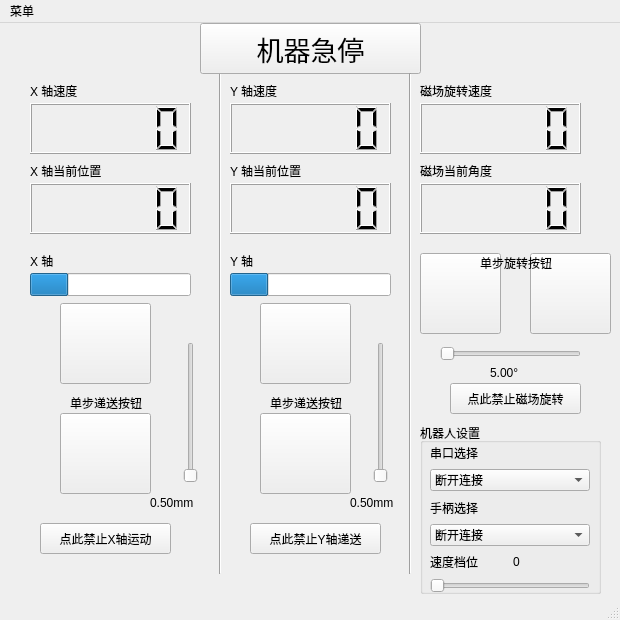
<?xml version="1.0" encoding="UTF-8"?>
<ui version="4.0">
 <class>MainWindow</class>
 <widget class="QMainWindow" name="MainWindow">
  <property name="geometry">
   <rect>
    <x>0</x>
    <y>0</y>
    <width>620</width>
    <height>620</height>
   </rect>
  </property>
  <property name="minimumSize">
   <size>
    <width>620</width>
    <height>620</height>
   </size>
  </property>
  <property name="maximumSize">
   <size>
    <width>700</width>
    <height>700</height>
   </size>
  </property>
  <property name="windowTitle">
   <string>磁场机器人专家</string>
  </property>
  <property name="windowIcon">
   <iconset resource="resources/resources.qrc">
    <normaloff>:/main_icon.png</normaloff>:/main_icon.png</iconset>
  </property>
  <widget class="QWidget" name="centralwidget">
   <widget class="QLCDNumber" name="wire_rotSpeed_lcd">
    <property name="geometry">
     <rect>
      <x>420</x>
      <y>80</y>
      <width>161</width>
      <height>51</height>
     </rect>
    </property>
    <property name="smallDecimalPoint">
     <bool>true</bool>
    </property>
   </widget>
   <widget class="QLCDNumber" name="cath_speed_lcd">
    <property name="geometry">
     <rect>
      <x>30</x>
      <y>80</y>
      <width>161</width>
      <height>51</height>
     </rect>
    </property>
    <property name="smallDecimalPoint">
     <bool>true</bool>
    </property>
    <property name="segmentStyle">
     <enum>QLCDNumber::Filled</enum>
    </property>
    <property name="value" stdset="0">
     <double>0.000000000000000</double>
    </property>
   </widget>
   <widget class="QLCDNumber" name="wire_speed_lcd">
    <property name="geometry">
     <rect>
      <x>230</x>
      <y>80</y>
      <width>161</width>
      <height>51</height>
     </rect>
    </property>
    <property name="smallDecimalPoint">
     <bool>true</bool>
    </property>
   </widget>
   <widget class="QLabel" name="label_3">
    <property name="geometry">
     <rect>
      <x>230</x>
      <y>60</y>
      <width>101</width>
      <height>16</height>
     </rect>
    </property>
    <property name="text">
     <string>Y 轴速度</string>
    </property>
   </widget>
   <widget class="QLabel" name="label_4">
    <property name="geometry">
     <rect>
      <x>420</x>
      <y>60</y>
      <width>91</width>
      <height>16</height>
     </rect>
    </property>
    <property name="text">
     <string>磁场旋转速度</string>
    </property>
   </widget>
   <widget class="QLabel" name="label_5">
    <property name="geometry">
     <rect>
      <x>30</x>
      <y>60</y>
      <width>101</width>
      <height>16</height>
     </rect>
    </property>
    <property name="text">
     <string>X 轴速度</string>
    </property>
   </widget>
   <widget class="QLCDNumber" name="cath_pos_speed_lcd">
    <property name="geometry">
     <rect>
      <x>30</x>
      <y>160</y>
      <width>161</width>
      <height>51</height>
     </rect>
    </property>
    <property name="smallDecimalPoint">
     <bool>true</bool>
    </property>
    <property name="segmentStyle">
     <enum>QLCDNumber::Filled</enum>
    </property>
    <property name="value" stdset="0">
     <double>0.000000000000000</double>
    </property>
   </widget>
   <widget class="QLabel" name="label_6">
    <property name="geometry">
     <rect>
      <x>30</x>
      <y>140</y>
      <width>101</width>
      <height>16</height>
     </rect>
    </property>
    <property name="text">
     <string>X 轴当前位置</string>
    </property>
   </widget>
   <widget class="QLCDNumber" name="wire_pos_lcd">
    <property name="geometry">
     <rect>
      <x>230</x>
      <y>160</y>
      <width>161</width>
      <height>51</height>
     </rect>
    </property>
    <property name="smallDecimalPoint">
     <bool>true</bool>
    </property>
    <property name="segmentStyle">
     <enum>QLCDNumber::Filled</enum>
    </property>
    <property name="value" stdset="0">
     <double>0.000000000000000</double>
    </property>
   </widget>
   <widget class="QLabel" name="label_7">
    <property name="geometry">
     <rect>
      <x>230</x>
      <y>140</y>
      <width>101</width>
      <height>16</height>
     </rect>
    </property>
    <property name="text">
     <string>Y 轴当前位置</string>
    </property>
   </widget>
   <widget class="QLCDNumber" name="wire_rotPos_lcd">
    <property name="geometry">
     <rect>
      <x>420</x>
      <y>160</y>
      <width>161</width>
      <height>51</height>
     </rect>
    </property>
    <property name="smallDecimalPoint">
     <bool>true</bool>
    </property>
    <property name="segmentStyle">
     <enum>QLCDNumber::Filled</enum>
    </property>
    <property name="value" stdset="0">
     <double>0.000000000000000</double>
    </property>
   </widget>
   <widget class="QLabel" name="label_8">
    <property name="geometry">
     <rect>
      <x>420</x>
      <y>140</y>
      <width>101</width>
      <height>16</height>
     </rect>
    </property>
    <property name="text">
     <string>磁场当前角度</string>
    </property>
   </widget>
   <widget class="QProgressBar" name="stroke_progress">
    <property name="geometry">
     <rect>
      <x>30</x>
      <y>250</y>
      <width>161</width>
      <height>23</height>
     </rect>
    </property>
    <property name="value">
     <number>24</number>
    </property>
    <property name="textVisible">
     <bool>false</bool>
    </property>
   </widget>
   <widget class="Line" name="line">
    <property name="geometry">
     <rect>
      <x>210</x>
      <y>50</y>
      <width>20</width>
      <height>501</height>
     </rect>
    </property>
    <property name="orientation">
     <enum>Qt::Vertical</enum>
    </property>
   </widget>
   <widget class="QLabel" name="label_9">
    <property name="geometry">
     <rect>
      <x>30</x>
      <y>230</y>
      <width>101</width>
      <height>16</height>
     </rect>
    </property>
    <property name="text">
     <string>X 轴</string>
    </property>
   </widget>
   <widget class="QPushButton" name="cath_up_button">
    <property name="geometry">
     <rect>
      <x>60</x>
      <y>280</y>
      <width>91</width>
      <height>81</height>
     </rect>
    </property>
    <property name="cursor">
     <cursorShape>PointingHandCursor</cursorShape>
    </property>
    <property name="styleSheet">
     <string notr="true">border-image: url(:/up.png);
</string>
    </property>
    <property name="text">
     <string/>
    </property>
   </widget>
   <widget class="QPushButton" name="cath_down_button">
    <property name="geometry">
     <rect>
      <x>60</x>
      <y>390</y>
      <width>91</width>
      <height>81</height>
     </rect>
    </property>
    <property name="cursor">
     <cursorShape>PointingHandCursor</cursorShape>
    </property>
    <property name="styleSheet">
     <string notr="true">border-image: url(:/down.png);</string>
    </property>
    <property name="text">
     <string/>
    </property>
   </widget>
   <widget class="QPushButton" name="wire_up_button">
    <property name="geometry">
     <rect>
      <x>260</x>
      <y>280</y>
      <width>91</width>
      <height>81</height>
     </rect>
    </property>
    <property name="cursor">
     <cursorShape>PointingHandCursor</cursorShape>
    </property>
    <property name="styleSheet">
     <string notr="true">
border-image: url(:/up.png);</string>
    </property>
    <property name="text">
     <string/>
    </property>
   </widget>
   <widget class="QPushButton" name="wire_down_button">
    <property name="geometry">
     <rect>
      <x>260</x>
      <y>390</y>
      <width>91</width>
      <height>81</height>
     </rect>
    </property>
    <property name="cursor">
     <cursorShape>PointingHandCursor</cursorShape>
    </property>
    <property name="styleSheet">
     <string notr="true">border-image: url(:/down.png);</string>
    </property>
    <property name="text">
     <string/>
    </property>
   </widget>
   <widget class="QPushButton" name="wire_clock_button">
    <property name="geometry">
     <rect>
      <x>530</x>
      <y>230</y>
      <width>81</width>
      <height>81</height>
     </rect>
    </property>
    <property name="cursor">
     <cursorShape>PointingHandCursor</cursorShape>
    </property>
    <property name="styleSheet">
     <string notr="true">border-image: url(:/clock-wise.png);
</string>
    </property>
    <property name="text">
     <string/>
    </property>
   </widget>
   <widget class="QPushButton" name="wire_antiClock_button">
    <property name="geometry">
     <rect>
      <x>420</x>
      <y>230</y>
      <width>81</width>
      <height>81</height>
     </rect>
    </property>
    <property name="cursor">
     <cursorShape>PointingHandCursor</cursorShape>
    </property>
    <property name="styleSheet">
     <string notr="true">border-image: url(:/anti-clock-wise.png);</string>
    </property>
    <property name="text">
     <string/>
    </property>
   </widget>
   <widget class="QLabel" name="label_11">
    <property name="geometry">
     <rect>
      <x>70</x>
      <y>370</y>
      <width>81</width>
      <height>20</height>
     </rect>
    </property>
    <property name="text">
     <string>单步递送按钮</string>
    </property>
   </widget>
   <widget class="QLabel" name="label_12">
    <property name="geometry">
     <rect>
      <x>270</x>
      <y>370</y>
      <width>81</width>
      <height>20</height>
     </rect>
    </property>
    <property name="text">
     <string>单步递送按钮</string>
    </property>
   </widget>
   <widget class="QLabel" name="label_13">
    <property name="geometry">
     <rect>
      <x>480</x>
      <y>230</y>
      <width>81</width>
      <height>20</height>
     </rect>
    </property>
    <property name="text">
     <string>单步旋转按钮</string>
    </property>
   </widget>
   <widget class="QSlider" name="cath_step_slider">
    <property name="geometry">
     <rect>
      <x>180</x>
      <y>319</y>
      <width>22</width>
      <height>141</height>
     </rect>
    </property>
    <property name="orientation">
     <enum>Qt::Vertical</enum>
    </property>
    <property name="invertedAppearance">
     <bool>false</bool>
    </property>
    <property name="invertedControls">
     <bool>false</bool>
    </property>
   </widget>
   <widget class="QSlider" name="wire_step_slider">
    <property name="geometry">
     <rect>
      <x>370</x>
      <y>319</y>
      <width>22</width>
      <height>141</height>
     </rect>
    </property>
    <property name="minimum">
     <number>0</number>
    </property>
    <property name="value">
     <number>0</number>
    </property>
    <property name="orientation">
     <enum>Qt::Vertical</enum>
    </property>
    <property name="invertedAppearance">
     <bool>false</bool>
    </property>
    <property name="invertedControls">
     <bool>false</bool>
    </property>
   </widget>
   <widget class="QSlider" name="wireRot_step_slider">
    <property name="geometry">
     <rect>
      <x>440</x>
      <y>320</y>
      <width>141</width>
      <height>22</height>
     </rect>
    </property>
    <property name="orientation">
     <enum>Qt::Horizontal</enum>
    </property>
   </widget>
   <widget class="QLabel" name="cath_step_text">
    <property name="geometry">
     <rect>
      <x>150</x>
      <y>470</y>
      <width>61</width>
      <height>20</height>
     </rect>
    </property>
    <property name="text">
     <string>0.50mm</string>
    </property>
   </widget>
   <widget class="QLabel" name="wire_step_text">
    <property name="geometry">
     <rect>
      <x>350</x>
      <y>470</y>
      <width>51</width>
      <height>20</height>
     </rect>
    </property>
    <property name="text">
     <string>0.50mm</string>
    </property>
   </widget>
   <widget class="QLabel" name="wireRot_step_text">
    <property name="geometry">
     <rect>
      <x>490</x>
      <y>340</y>
      <width>51</width>
      <height>20</height>
     </rect>
    </property>
    <property name="text">
     <string>5.00°</string>
    </property>
   </widget>
   <widget class="QPushButton" name="cath_disable_button">
    <property name="geometry">
     <rect>
      <x>40</x>
      <y>500</y>
      <width>131</width>
      <height>31</height>
     </rect>
    </property>
    <property name="text">
     <string>点此禁止X轴运动</string>
    </property>
    <property name="icon">
     <iconset resource="resources/resources.qrc">
      <normaloff>:/disable.png</normaloff>:/disable.png</iconset>
    </property>
   </widget>
   <widget class="QPushButton" name="wire_disable_button">
    <property name="geometry">
     <rect>
      <x>250</x>
      <y>500</y>
      <width>131</width>
      <height>31</height>
     </rect>
    </property>
    <property name="text">
     <string>点此禁止Y轴递送</string>
    </property>
    <property name="icon">
     <iconset resource="resources/resources.qrc">
      <normaloff>:/disable.png</normaloff>:/disable.png</iconset>
    </property>
   </widget>
   <widget class="QPushButton" name="wire_rot_disable_button">
    <property name="geometry">
     <rect>
      <x>450</x>
      <y>360</y>
      <width>131</width>
      <height>31</height>
     </rect>
    </property>
    <property name="text">
     <string>点此禁止磁场旋转</string>
    </property>
    <property name="icon">
     <iconset resource="resources/resources.qrc">
      <normaloff>:/disable.png</normaloff>:/disable.png</iconset>
    </property>
   </widget>
   <widget class="QPushButton" name="all_stop_button">
    <property name="geometry">
     <rect>
      <x>200</x>
      <y>0</y>
      <width>221</width>
      <height>51</height>
     </rect>
    </property>
    <property name="font">
     <font>
      <family>Agency FB</family>
      <pointsize>20</pointsize>
     </font>
    </property>
    <property name="text">
     <string>机器急停</string>
    </property>
    <property name="icon">
     <iconset resource="resources/resources.qrc">
      <normaloff>:/stop.png</normaloff>:/stop.png</iconset>
    </property>
    <property name="iconSize">
     <size>
      <width>50</width>
      <height>50</height>
     </size>
    </property>
   </widget>
   <widget class="Line" name="line_2">
    <property name="geometry">
     <rect>
      <x>400</x>
      <y>50</y>
      <width>20</width>
      <height>501</height>
     </rect>
    </property>
    <property name="orientation">
     <enum>Qt::Vertical</enum>
    </property>
   </widget>
   <widget class="QGroupBox" name="groupBox">
    <property name="geometry">
     <rect>
      <x>420</x>
      <y>400</y>
      <width>181</width>
      <height>171</height>
     </rect>
    </property>
    <property name="title">
     <string>机器人设置</string>
    </property>
    <widget class="QWidget" name="verticalLayoutWidget">
     <property name="geometry">
      <rect>
       <x>10</x>
       <y>20</y>
       <width>160</width>
       <height>150</height>
      </rect>
     </property>
     <layout class="QVBoxLayout" name="verticalLayout">
      <item>
       <widget class="QLabel" name="label">
        <property name="text">
         <string>串口选择</string>
        </property>
       </widget>
      </item>
      <item>
       <widget class="QComboBox" name="com_select">
        <property name="cursor">
         <cursorShape>PointingHandCursor</cursorShape>
        </property>
        <property name="currentText">
         <string>断开连接</string>
        </property>
        <item>
         <property name="text">
          <string>断开连接</string>
         </property>
        </item>
       </widget>
      </item>
      <item>
       <widget class="QLabel" name="label_2">
        <property name="text">
         <string>手柄选择</string>
        </property>
       </widget>
      </item>
      <item>
       <widget class="QComboBox" name="joystick_select">
        <property name="cursor">
         <cursorShape>PointingHandCursor</cursorShape>
        </property>
        <item>
         <property name="text">
          <string>断开连接</string>
         </property>
        </item>
       </widget>
      </item>
      <item>
       <layout class="QHBoxLayout" name="horizontalLayout">
        <item>
         <widget class="QLabel" name="label_10">
          <property name="text">
           <string>速度档位</string>
          </property>
         </widget>
        </item>
        <item>
         <widget class="QLabel" name="label_14">
          <property name="text">
           <string>0</string>
          </property>
         </widget>
        </item>
       </layout>
      </item>
      <item>
       <widget class="QSlider" name="gear_level_slider">
        <property name="cursor">
         <cursorShape>OpenHandCursor</cursorShape>
        </property>
        <property name="minimum">
         <number>1</number>
        </property>
        <property name="maximum">
         <number>5</number>
        </property>
        <property name="pageStep">
         <number>1</number>
        </property>
        <property name="value">
         <number>1</number>
        </property>
        <property name="orientation">
         <enum>Qt::Horizontal</enum>
        </property>
       </widget>
      </item>
     </layout>
    </widget>
   </widget>
   <widget class="QLabel" name="label_15">
    <property name="geometry">
     <rect>
      <x>230</x>
      <y>230</y>
      <width>101</width>
      <height>16</height>
     </rect>
    </property>
    <property name="text">
     <string>Y 轴</string>
    </property>
   </widget>
   <widget class="QProgressBar" name="stroke_progress_2">
    <property name="geometry">
     <rect>
      <x>230</x>
      <y>250</y>
      <width>161</width>
      <height>23</height>
     </rect>
    </property>
    <property name="value">
     <number>24</number>
    </property>
    <property name="textVisible">
     <bool>false</bool>
    </property>
   </widget>
  </widget>
  <widget class="QMenuBar" name="menubar">
   <property name="geometry">
    <rect>
     <x>0</x>
     <y>0</y>
     <width>620</width>
     <height>23</height>
    </rect>
   </property>
   <widget class="QMenu" name="menu">
    <property name="title">
     <string>菜单</string>
    </property>
    <widget class="QMenu" name="menu_2">
     <property name="title">
      <string>更改皮肤</string>
     </property>
     <addaction name="style_classic"/>
     <addaction name="style_dark"/>
    </widget>
    <addaction name="menu_joySet"/>
    <addaction name="menu_Port"/>
    <addaction name="separator"/>
    <addaction name="menu_2"/>
    <addaction name="separator"/>
    <addaction name="menu_exit"/>
   </widget>
   <addaction name="menu"/>
  </widget>
  <widget class="QStatusBar" name="statusbar"/>
  <action name="menu_joySet">
   <property name="text">
    <string>手柄映射设置</string>
   </property>
  </action>
  <action name="menu_Port">
   <property name="text">
    <string>串口调试</string>
   </property>
  </action>
  <action name="menu_exit">
   <property name="text">
    <string>退出</string>
   </property>
  </action>
  <action name="style_classic">
   <property name="text">
    <string>经典</string>
   </property>
  </action>
  <action name="style_dark">
   <property name="text">
    <string>暗黑</string>
   </property>
  </action>
 </widget>
 <resources>
  <include location="resources/resources.qrc"/>
 </resources>
 <connections>
  <connection>
   <sender>gear_level_slider</sender>
   <signal>valueChanged(int)</signal>
   <receiver>label_14</receiver>
   <slot>setNum(int)</slot>
   <hints>
    <hint type="sourcelabel">
     <x>509</x>
     <y>580</y>
    </hint>
    <hint type="destinationlabel">
     <x>550</x>
     <y>554</y>
    </hint>
   </hints>
  </connection>
  <connection>
   <sender>menu_exit</sender>
   <signal>triggered()</signal>
   <receiver>MainWindow</receiver>
   <slot>close()</slot>
   <hints>
    <hint type="sourcelabel">
     <x>-1</x>
     <y>-1</y>
    </hint>
    <hint type="destinationlabel">
     <x>309</x>
     <y>309</y>
    </hint>
   </hints>
  </connection>
 </connections>
</ui>
